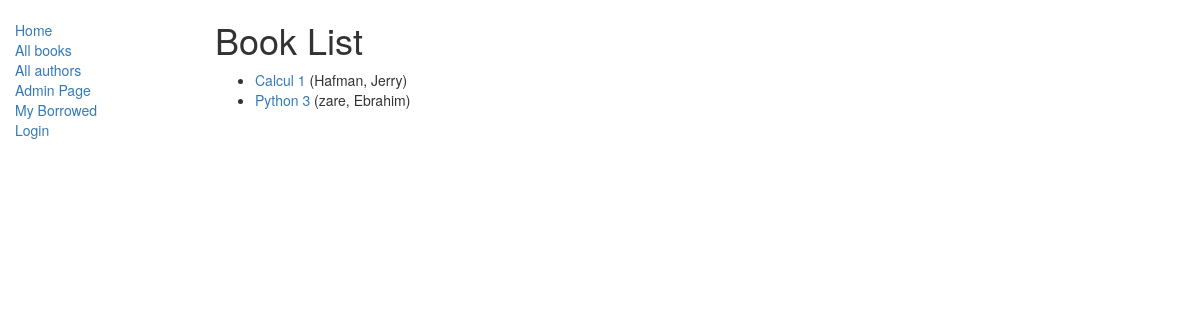
/catalog/books/, run on the app's committed database.
### catalog/models.py (models this page shows, shortened)
class Book(models.Model):
    title = models.CharField(max_length=200)
    author = models.ForeignKey('Author', on_delete=models.SET_NULL, null=True)
    summary = models.TextField(max_length=1000, help_text="Enter a brief description of the book")
    isbn = models.CharField('ISBN',max_length=13, help_text='13 Character <a href="https://www.isbn-international.org/content/what-isbn">ISBN number</a>')
    genre = models.ManyToManyField(Genre, help_text="Select a genre for this book")
    def get_absolute_url(self):
        return reverse('catalog:book-detail', args=[str(self.id)])
    def display_genre(self):
        """
        Creates a string for the Genre. This is required to display genre in Admin.
        """
        return ', '.join([ genre.name for genre in self.genre.all()[:3] ])
    display_genre.short_description = 'Genre'

class Author(models.Model):
    first_name = models.CharField(max_length=100)
    last_name = models.CharField(max_length=100)
    date_of_birth = models.DateField(null=True, blank=True)
    date_of_death = models.DateField('Died', null=True, blank=True)
    def __str__(self):
        return '%s, %s' % (self.last_name, self.first_name)

### catalog/views.py (the view)
class BookListView(generic.ListView):
    model=models.Book
    template_name='catalog/book_list.html'

### catalog/templates/catalog/book_list.html
{% extends "catalog/base_generic.html" %}
{% block content %}
    <h1>Book List</h1>
    {% if book_list %}
    <ul>
      {% for book in book_list %}
      <li>
        <a href="{{ book.get_absolute_url }}">{{ book.title }}</a> ({{book.author}})
      </li>
      {% endfor %}
    </ul>
    {% else %}
      <p>There are no books in the library.</p>
    {% endif %}
{% endblock %}

### data on the page
Book: title "Calcul 1", author "Hafman, Jerry"
Book: title "Python 3", author "zare, Ebrahim"
